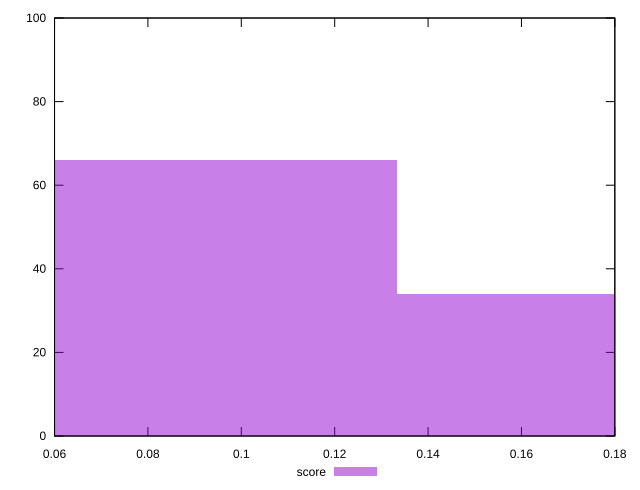

The gnuplot source for this figure:
reset

$score <<EOF
0.17783049708893894 34
0.08891524854446947 66
EOF

set key outside below
set boxwidth 0.08891524854446947
set xrange [0.06:0.18]
set yrange [0:100]
set trange [0:100]
set style fill transparent solid 0.5 noborder
set terminal svg size 640, 490 enhanced background rgb 'white'
set output "report_00022_2021-02-20T12:08:46.964Z/largest-contentful-paint/samples/pages+cached+noadtech/score/histogram.svg"

plot $score title "score" with boxes

reset
